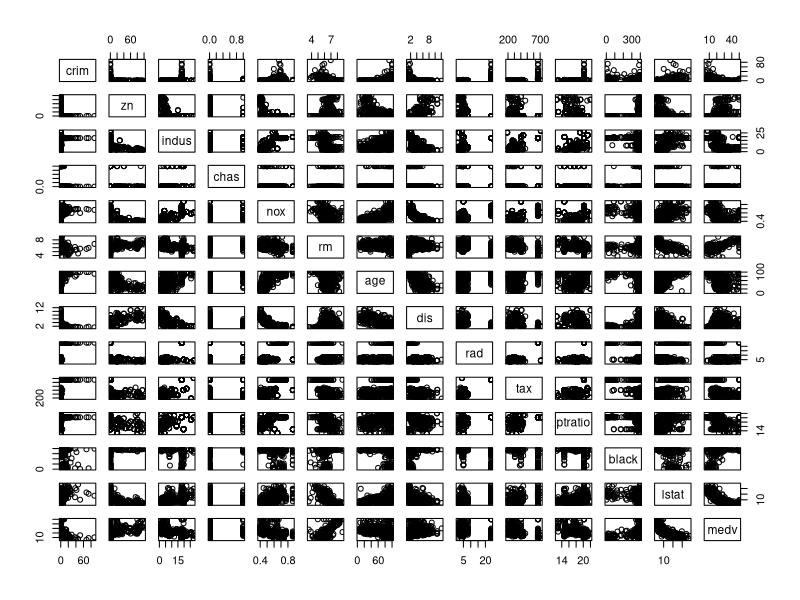
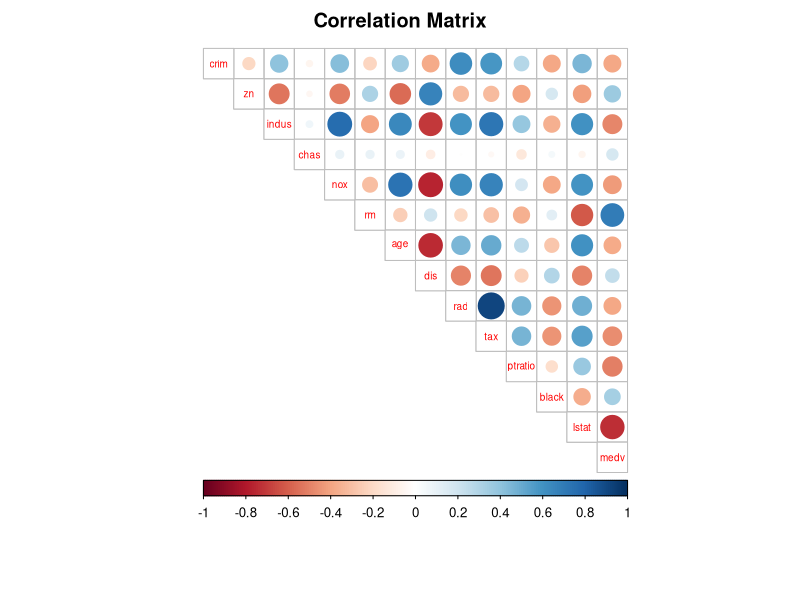
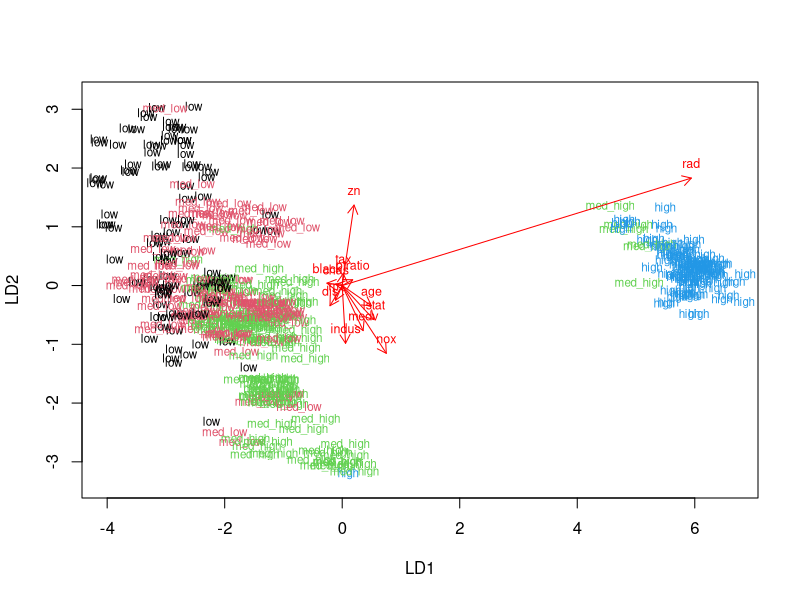
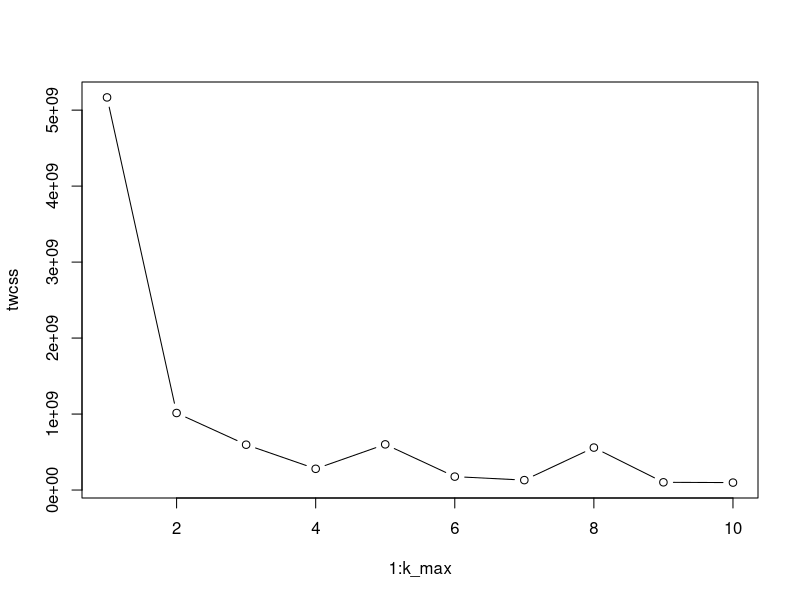
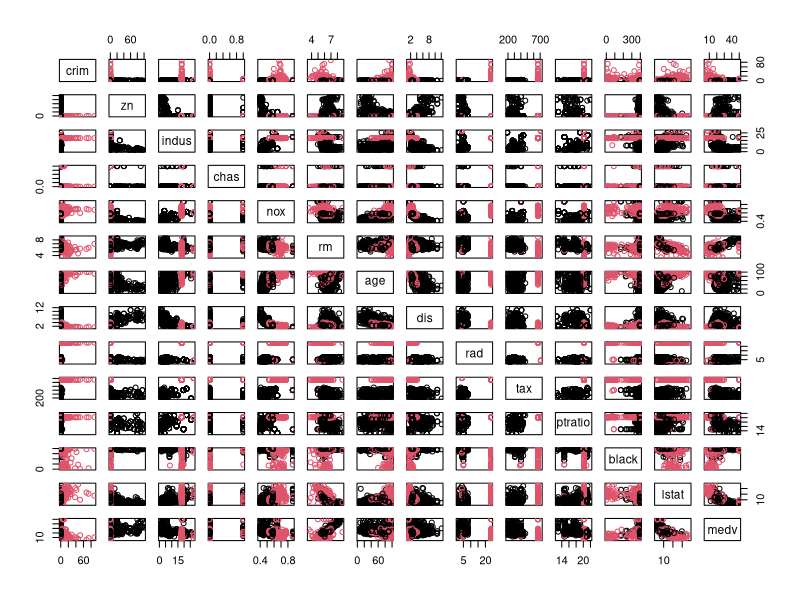

Recreate these plots in R, in order.
## ---- chunk 1
library(MASS)
data("Boston")
str(Boston)
dim(Boston)
colnames(Boston)

## ---- chunk 2
library(ggplot2)
library(corrplot)
pairs(Boston)
cor_matrix<-cor(Boston) 
corrplot(cor_matrix, method="circle", type= "upper", cl.pos="b", tl.pos="d", tl.cex=0.6, mar = c(3,0,2,0), title= "Correlation Matrix")

## ---- chunk 3
boston_scaled <- scale(Boston)
summary(boston_scaled)
boston_scaled <- as.data.frame(boston_scaled)
scaled_crim <- boston_scaled$crim
bins <- quantile(scaled_crim)
crime <- cut(scaled_crim, breaks = bins, include.lowest = TRUE, label = c("low", "med_low", "med_high", "high"))
table(crime)
boston_scaled <- dplyr::select(boston_scaled, -crim)
boston_scaled <- data.frame(boston_scaled, crime)

n <- nrow(boston_scaled)
ind <- sample(n,  size = n * 0.8)
train <- boston_scaled[ind,]
test <- boston_scaled[-ind,]
correct_classes <- test$crime
test <- dplyr::select(test, -crime)
## ---- chunk 4
lda.fit <- lda(crime ~., data = train)
lda.fit
lda.arrows <- function(x, myscale = 1, arrow_heads = 0.1, color = "red", tex = 0.75, choices = c(1,2)){
  heads <- coef(x)
  arrows(x0 = 0, y0 = 0, 
         x1 = myscale * heads[,choices[1]], 
         y1 = myscale * heads[,choices[2]], col=color, length = arrow_heads)
  text(myscale * heads[,choices], labels = row.names(heads), 
       cex = tex, col=color, pos=3)
}
classes <- as.numeric(train$crime)
plot(lda.fit, dimen = 2, col=classes, pch=classes)
lda.arrows(lda.fit, myscale = 2)
## ---- chunk 5
lda.pred <- predict(lda.fit, newdata = test)
table(correct = correct_classes, predicted = lda.pred$class)
## ---- chunk 6
library(ggplot2)
dist <- dist(Boston)
distm <- dist(Boston, method="manhattan")
summary(dist)
k_max <- 10
twcss <- sapply(1:k_max, function(k){kmeans(dist, k)$tot.withinss})
plot(1:k_max, twcss, type='b')
km <-kmeans(dist, centers = 2)
pairs(Boston, col = km$cluster)
